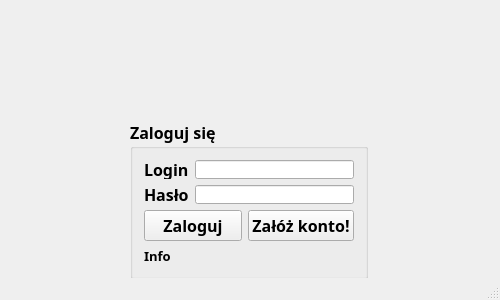
<?xml version="1.0" encoding="UTF-8"?>
<ui version="4.0">
 <class>login_window</class>
 <widget class="QMainWindow" name="login_window">
  <property name="geometry">
   <rect>
    <x>0</x>
    <y>0</y>
    <width>500</width>
    <height>300</height>
   </rect>
  </property>
  <property name="minimumSize">
   <size>
    <width>500</width>
    <height>300</height>
   </size>
  </property>
  <property name="maximumSize">
   <size>
    <width>500</width>
    <height>300</height>
   </size>
  </property>
  <property name="windowTitle">
   <string>login_window</string>
  </property>
  <widget class="QWidget" name="centralWidget">
   <widget class="QGroupBox" name="groupBox">
    <property name="geometry">
     <rect>
      <x>130</x>
      <y>120</y>
      <width>238</width>
      <height>159</height>
     </rect>
    </property>
    <property name="font">
     <font>
      <family>Candara</family>
      <pointsize>12</pointsize>
      <weight>75</weight>
      <bold>true</bold>
     </font>
    </property>
    <property name="title">
     <string>Zaloguj się</string>
    </property>
    <layout class="QVBoxLayout" name="verticalLayout_2">
     <item>
      <layout class="QGridLayout" name="gridLayout">
       <item row="1" column="0">
        <layout class="QHBoxLayout" name="horizontalLayout_3">
         <item>
          <widget class="QPushButton" name="login_button">
           <property name="cursor">
            <cursorShape>PointingHandCursor</cursorShape>
           </property>
           <property name="text">
            <string>Zaloguj</string>
           </property>
          </widget>
         </item>
         <item>
          <widget class="QPushButton" name="register_button">
           <property name="cursor">
            <cursorShape>PointingHandCursor</cursorShape>
           </property>
           <property name="text">
            <string>Załóż konto!</string>
           </property>
          </widget>
         </item>
        </layout>
       </item>
       <item row="0" column="0">
        <layout class="QVBoxLayout" name="verticalLayout">
         <item>
          <layout class="QHBoxLayout" name="horizontalLayout">
           <item>
            <widget class="QLabel" name="label_2">
             <property name="text">
              <string>Login</string>
             </property>
            </widget>
           </item>
           <item>
            <widget class="QLineEdit" name="txtLogin"/>
           </item>
          </layout>
         </item>
         <item>
          <layout class="QHBoxLayout" name="horizontalLayout_2">
           <item>
            <widget class="QLabel" name="label_3">
             <property name="text">
              <string>Hasło</string>
             </property>
            </widget>
           </item>
           <item>
            <widget class="QLineEdit" name="txtPassword">
             <property name="text">
              <string/>
             </property>
             <property name="echoMode">
              <enum>QLineEdit::Password</enum>
             </property>
            </widget>
           </item>
          </layout>
         </item>
        </layout>
       </item>
      </layout>
     </item>
     <item>
      <widget class="QLabel" name="result">
       <property name="font">
        <font>
         <pointsize>10</pointsize>
        </font>
       </property>
       <property name="text">
        <string>Info</string>
       </property>
      </widget>
     </item>
    </layout>
   </widget>
  </widget>
  <widget class="QStatusBar" name="statusBar"/>
 </widget>
 <layoutdefault spacing="6" margin="11"/>
 <resources/>
 <connections/>
</ui>
